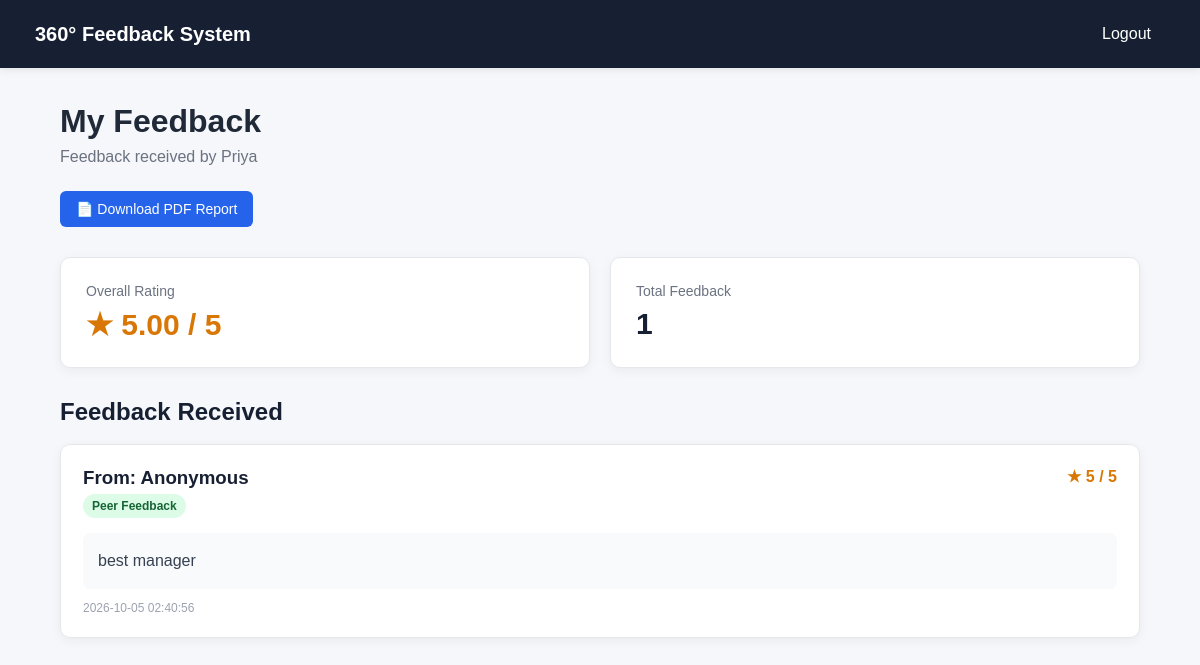
The page /employee/my-feedback (signed in) on the database its author committed.
### tables this page shows
CREATE TABLE feedback (
            id INTEGER PRIMARY KEY AUTOINCREMENT,
            from_user_id INTEGER NOT NULL,
            to_user_id INTEGER NOT NULL,
            rating INTEGER NOT NULL,
            comment TEXT NOT NULL,
            feedback_type TEXT NOT NULL,
            created_at TIMESTAMP DEFAULT CURRENT_TIMESTAMP,
            FOREIGN KEY (from_user_id) REFERENCES users(id),
            FOREIGN KEY (to_user_id) REFERENCES users(id)
        );

### app.py (the view)
@app.route("/employee/my-feedback")
def my_feedback():
    if "user_id" not in session or session["role"] not in ("employee", "manager"):
        return redirect(url_for("login"))
    conn = get_db_connection()
    feedback = conn.execute("""
        SELECT
            feedback.id,
            feedback.rating,
            feedback.comment,
            feedback.feedback_type,
            feedback.created_at

        FROM feedback

        WHERE feedback.to_user_id = ?

        ORDER BY feedback.created_at DESC
    """, (
        session["user_id"],
    )).fetchall()
    result = conn.execute("""
        SELECT
            AVG(rating) AS average_rating,
            COUNT(*) AS total_feedback
        FROM feedback
        WHERE to_user_id = ?
    """, (
        session["user_id"],
    )).fetchone()
    conn.close()
    average_rating = result["average_rating"]
    total_feedback = result["total_feedback"]
    return render_template(
        "my_feedback.html",
        feedback=feedback,
        average_rating=average_rating,
        total_feedback=total_feedback,
        name=session["name"]
    )

### app.py (called while the page is built)
def get_db_connection():
    conn = sqlite3.connect(DATABASE)
    conn.row_factory = sqlite3.Row
    return conn

### templates/my_feedback.html (shortened to what this page needs)
<!DOCTYPE html>
<html lang="en">
<head>
    <link rel="stylesheet"
          href="{{ url_for('static', filename='style.css') }}">
</head>
<body>
    <div class="navbar">
        <h2>360° Feedback System</h2>
        <a class="logout"
           href="{{ url_for('logout') }}">
            Logout
        </a>
    </div>
    <div class="container">
        <div class="feedback-header">
            <h1>My Feedback</h1>
            <p>
                Feedback received by {{ name }}
            </p>
        </div>
        <div class="report-action">
            <a
                class="button"
                href="{{ url_for('download_report') }}"
            >
                📄 Download PDF Report
            </a>
        </div>
        <div class="summary">
            <div class="summary-card">
                <div class="summary-title">
                    Overall Rating
                </div>
                <div class="summary-value rating-large">
                    {% if average_rating %}
                        ★ {{ "%.2f"|format(average_rating) }} / 5
                    {% else %}
                        No ratings yet
                    {% endif %}
                </div>
            </div>
            <div class="summary-card">
                <div class="summary-title">
                    Total Feedback
                </div>
                <div class="summary-value">
                    {{ total_feedback }}
                </div>
            </div>
        </div>
        <h2 class="section-title">
            Feedback Received
        </h2>
        {% if feedback %}
            {% for item in feedback %}
                <div class="feedback-card">
                    <div class="feedback-top">
                        <div>
                            <h3>
                                From: Anonymous
                            </h3>
                            {% if item["feedback_type"] == "manager" %}
                                <span class="badge manager">
                                    Manager Feedback
                                </span>
                            {% else %}
                                <span class="badge peer">
                                    Peer Feedback
                                </span>
                            {% endif %}
                        </div>
                        <div class="feedback-rating">
                            ★ {{ item["rating"] }} / 5
                        </div>
                    </div>
                    <div class="feedback-comment">
                        {{ item["comment"] }}
                    </div>
                    <div class="feedback-date"
                         style="margin-top: 12px;">
                        {{ item["created_at"] }}
                    </div>
                </div>
            {% endfor %}
        {% endif %}
    </div>
</body>
</html>

### static/style.css (style rules this page uses)
* { box-sizing: border-box; }
body { margin: 0; font-family: Arial, Helvetica, sans-serif; background: #f5f7fa; color: #1f2937; }
.navbar { background: #172033; color: white; padding: 17px 35px; display: flex; justify-content: space-between; align-items: center; box-shadow: 0 2px 8px rgba(0, 0, 0, 0.08); }
.navbar h2 { margin: 0; font-size: 20px; font-weight: 600; }
.navbar a { color: white; text-decoration: none; }
.logout { padding: 8px 14px; border-radius: 6px; transition: 0.2s; }
.container { width: 90%; max-width: 1100px; margin: 35px auto; }
.button, button { display: inline-block; padding: 10px 16px; background: #2563eb; color: white; border: none; border-radius: 6px; text-decoration: none; cursor: pointer; font-size: 14px; transition: background 0.2s, transform 0.1s; }
.badge { display: inline-block; padding: 5px 9px; border-radius: 20px; font-size: 12px; font-weight: 600; }
.badge.peer { background: #dcfce7; color: #166534; }

### templates/my_feedback.html (style rules this page uses)
.feedback-header { margin-bottom: 25px; }
.feedback-header h1 { margin-bottom: 8px; }
.feedback-header p { margin: 0; color: #6b7280; }
.summary { display: grid; grid-template-columns: repeat(2, 1fr); gap: 20px; margin-bottom: 30px; }
.summary-card { background: white; padding: 25px; border-radius: 10px; border: 1px solid #e5e7eb; box-shadow: 0 3px 12px rgba(0, 0, 0, 0.05); }
.summary-title { color: #6b7280; font-size: 14px; margin-bottom: 8px; }
.summary-value { color: #172033; font-size: 30px; font-weight: bold; }
.rating-large { color: #d97706; }
.section-title { margin: 0 0 18px; color: #172033; }
.feedback-card { background: white; padding: 22px; margin-bottom: 15px; border-radius: 10px; border: 1px solid #e5e7eb; box-shadow: 0 3px 12px rgba(0, 0, 0, 0.05); }
.feedback-top { display: flex; justify-content: space-between; align-items: flex-start; gap: 15px; margin-bottom: 15px; }
.feedback-top h3 { margin: 0 0 5px; color: #172033; }
.feedback-date { color: #9ca3af; font-size: 12px; }
.feedback-rating { color: #d97706; font-weight: bold; white-space: nowrap; }
.feedback-comment { padding: 15px; background: #f8fafc; border-radius: 7px; color: #374151; line-height: 1.6; margin-top: 10px; }
.report-action { margin-bottom: 30px; }

### rows shown on the page
feedback: feedback_type "Peer Feedback", rating "5", comment "best manager", created_at "2026-10-05 02:40:56"

### other values the page prints
{{ name }} "Priya"
{{ "%.2f"|format(average_rating) }} "5.00"
{{ total_feedback }} "1"
